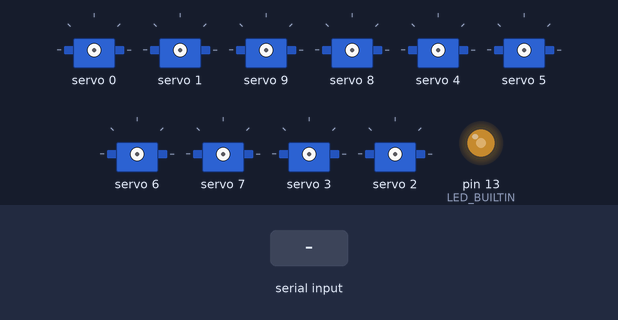
This sketch was run on a simulated Arduino Uno, built with avr-gcc and run on an emulated ATmega328P. Shown: 10 × servo, output pins drawn as LEDs (lit = HIGH). The test bench sets the inputs (shaded band).

Above: at 1.2 s.
1.3 s: "3\n" received over Serial
At 1.9 s:
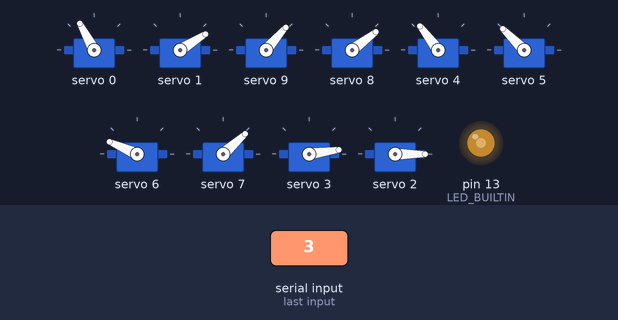
2.8 s: "L90\n" received over Serial
At 3.7 s:
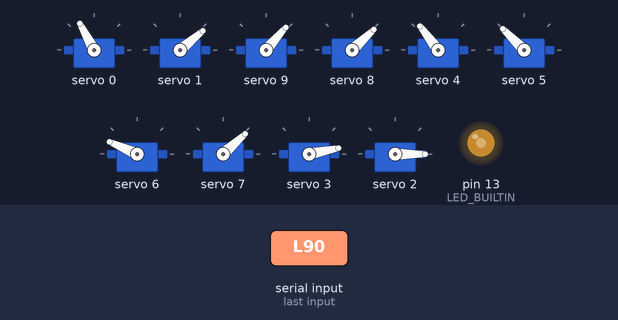
Timing chart, 0 to 5.8 s (numbered marks = the images above; inputs shaded):
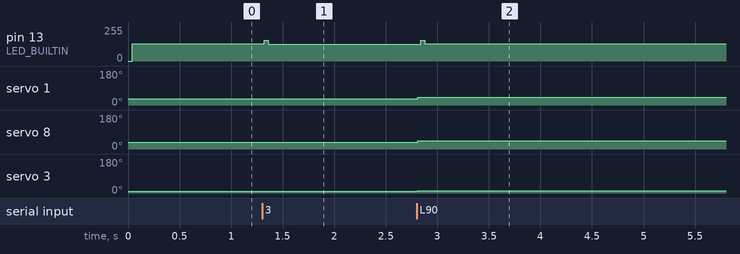

The sketch:

nano_code.ino
```cpp
#define baudRate              115200

#include <Wire.h>
#include <Adafruit_PWMServoDriver.h>
//servo information
#define MIN_PULSE_WIDTH       0.35
#define MAX_PULSE_WIDTH       2.15
#define FREQUENCY             50

#define maxin                 1000

String inputString = "";         // a String to hold incoming data
boolean stringComplete = false;  // whether the string is complete

const int minPulse = (double)MIN_PULSE_WIDTH/((double)1/(double)FREQUENCY*(double)1000)*(double)4095;
const int maxPulse = (double)MAX_PULSE_WIDTH/((double)1/(double)FREQUENCY*(double)1000)*(double)4095;
Adafruit_PWMServoDriver pwm = Adafruit_PWMServoDriver(0x40);

//servo pins
#define H_EYE_R 0
#define V_EYE_R 1
#define T_LID_R 2
#define B_LID_R 3
#define BROW_1_R 4
#define BROW_2_R 5

#define V_EYE_L 8
#define H_EYE_L 9
#define T_LID_L 10
#define B_LID_L 11
#define BROW_1_L 6
#define BROW_2_L 7

//limits for movments
//------------------------------------right
#define H_EYE_R_MIN 180//210 //right
#define H_EYE_R_MAX 360//385 //left

#define V_EYE_R_MIN 180//140 //up
#define V_EYE_R_MAX 370//230 //down

#define T_LID_R_CENT 163//at center
#define T_LID_R_MIN 210//down
#define T_LID_R_MAX 71//up

#define B_LID_R_CENT 120//at center
#define B_LID_R_MIN 71//up
#define B_LID_R_MAX 193//down

#define BROW_1_R_MIN 320//top
#define BROW_1_R_MAX 440//bottom

#define BROW_2_R_MIN 440//top
#define BROW_2_R_MAX 355//bottom

//-----------------------------------left

#define H_EYE_L_MIN 95//160 //right
#define H_EYE_L_MAX 215//340 //left

#define V_EYE_L_MIN 190 //up
#define V_EYE_L_MAX 340 //down

#define T_LID_L_CENT 380//at center
#define T_LID_L_MIN 310//down
#define T_LID_L_MAX 440//up

#define B_LID_L_CENT 405//at center
#define B_LID_L_MIN 440//up
#define B_LID_L_MAX 340//down

#define BROW_1_L_MIN 440//top
#define BROW_1_L_MAX 310//bottom

#define BROW_2_L_MIN 71//top
#define BROW_2_L_MAX 200//bottom

#define LID_OFFSET_TOP 50+55
#define LID_OFFSET_BOTTOM 50+40

  int LeftHatXVar = 0;
  int LeftHatYVar = 0;
  int RightHatXVar = 0;
  int RightHatYVar = 0;

  int LeftTrigVar = 0;
  int RightTrigVar = 0;

  bool L3Var = false;
  bool R3Var = false;

  bool L1Var = false;
  bool R1Var = false;

void setup() {
  // put your setup code here, to run once:

  pinMode(LED_BUILTIN, OUTPUT);

  Serial.begin(baudRate);

  while (!Serial);

  pwm.begin();
  pwm.setPWMFreq(FREQUENCY);

}

void loop() {
  // put your main code here, to run repeatedly:

  digitalWrite(LED_BUILTIN,!digitalRead(LED_BUILTIN));


    if (stringComplete) {
      //digitalWrite(LED_BUILTIN,!digitalRead(LED_BUILTIN));

      char command = inputString.charAt(0);
      int value = inputString.substring(1,inputString.length()).toInt();

      if((char)command == 'l'){//LeftHatXVar
        LeftHatXVar = value;
      }
      else if((char)command == 'L'){//LeftHatYVar
        LeftHatYVar = value;
      }
      else if((char)command == '3'){//L3Var
        L3Var = value;
      }
      else if((char)command == '£'){//R3Var
        R3Var = value;
      }
      else if((char)command == '1'){//L1Var
        L1Var = value;
      }
      else if((char)command == '!'){//R1Var
        R1Var = value;
      }
      else if((char)command == 't'){//LeftTrigVar
        LeftTrigVar = value;
      }
      else if((char)command == 'T'){//RightTrigVar
        RightTrigVar = value;
      }
      else if((char)command == 'r'){//RightHatXVar
        RightHatXVar = value;
      }
      else if((char)command == 'R'){//RightHatYVar
        RightHatYVar = value;
      }

      //clear the string:
      inputString = "";
      stringComplete = false;

      driveServos();
    }

}

void driveServos(){
  if(0){//testing mouth movment
    double pulseL = map(LeftHatXVar,0,maxin,minPulse,maxPulse);
    pulseL = constrain(pulseL,minPulse,maxPulse);

    double pulseR = map(RightHatXVar,0,maxin,minPulse,maxPulse);
    pulseR = constrain(pulseR,minPulse,maxPulse);

    pwm.setPWM(8, 0, pulseL);
    pwm.setPWM(9, 0, pulseR);
  }
  else if(0){//testing angle limits
    double pulseL = map(LeftHatXVar,0,maxin,minPulse,maxPulse);
    pulseL = constrain(pulseL,minPulse,maxPulse);

    Serial.println(pulseL);

    pwm.setPWM(15, 0, pulseL);
  }
  else{
    //control eye position
    int horazontal_R = map(LeftHatXVar,maxin,0,H_EYE_R_MIN,H_EYE_R_MAX);
    horazontal_R = constrain(horazontal_R,H_EYE_R_MIN,H_EYE_R_MAX);
    int vertical_R = map(LeftHatYVar,0,maxin,V_EYE_R_MIN,V_EYE_R_MAX);
    vertical_R = constrain(vertical_R,V_EYE_R_MIN,V_EYE_R_MAX);

    int horazontal_L = map(LeftHatXVar,maxin,0,H_EYE_L_MIN,H_EYE_L_MAX);
    horazontal_L = constrain(horazontal_L,H_EYE_L_MIN,H_EYE_L_MAX);
    int vertical_L = map(LeftHatYVar,0,maxin,V_EYE_L_MIN,V_EYE_L_MAX);
    vertical_L = constrain(vertical_L,V_EYE_L_MIN,V_EYE_L_MAX);

    pwm.setPWM(H_EYE_R, 0, horazontal_R);
    pwm.setPWM(V_EYE_R, 0, vertical_R);

    pwm.setPWM(H_EYE_L, 0, horazontal_L);
    pwm.setPWM(V_EYE_L, 0, vertical_L);

    //control eye lid
    //bink every 5.16s +/-1.83
    int bottom_R = 0;
    int top_R = 0;

    int bottom_L = 0;
    int top_L = 0;

    if(L3Var){
      bottom_R = B_LID_R_CENT;//bottom
      top_R = T_LID_R_CENT;//top

      bottom_L = B_LID_L_CENT;//bottom
      top_L = T_LID_L_CENT;//top
    }
    else{
      int bottomOffset = map(LeftTrigVar,0,maxin,LID_OFFSET_BOTTOM,0);
      bottomOffset = bottomOffset + map(RightTrigVar,0,maxin,0,LID_OFFSET_BOTTOM*0.7);
      bottomOffset = constrain(bottomOffset,0,LID_OFFSET_BOTTOM);

      int topOffset = map(LeftTrigVar,0,maxin,LID_OFFSET_TOP,0);
      topOffset = topOffset + map(RightTrigVar,0,maxin,0,LID_OFFSET_TOP*0.7);
      topOffset = constrain(topOffset,0,LID_OFFSET_TOP);

      bottom_R = map(vertical_R,((V_EYE_R_MAX-V_EYE_R_MIN)/2)+V_EYE_R_MIN,V_EYE_R_MAX,B_LID_R_MIN+bottomOffset,B_LID_R_MAX);
      bottom_R = constrain(bottom_R,B_LID_R_MIN,B_LID_R_MAX);
      top_R = map(vertical_R,((V_EYE_R_MAX-V_EYE_R_MIN)/2)+V_EYE_R_MIN,V_EYE_R_MIN,T_LID_R_MIN-topOffset,T_LID_R_MAX);
      top_R = constrain(top_R,T_LID_R_MAX,T_LID_R_MIN);


      //bottomOffset = constrain(bottomOffset,0,LID_OFFSET_BOTTOM);
      bottom_L = map(vertical_L,((V_EYE_L_MAX-V_EYE_L_MIN)/2)+V_EYE_L_MIN,V_EYE_L_MAX,B_LID_L_MIN+bottomOffset,B_LID_L_MAX);
      bottom_L = constrain(bottom_L,B_LID_L_MIN,B_LID_L_MAX);
      top_L = map(vertical_L,((V_EYE_L_MAX-V_EYE_L_MIN)/2)+V_EYE_L_MIN,V_EYE_L_MIN,T_LID_L_MIN-topOffset,T_LID_L_MAX);
      top_L = constrain(top_L,T_LID_L_MAX,T_LID_L_MIN);


      int brow1_R = map(bottomOffset,LID_OFFSET_BOTTOM*0.3,LID_OFFSET_BOTTOM*1.7,BROW_1_R_MAX, BROW_1_R_MIN);
      brow1_R = constrain(brow1_R,BROW_1_R_MIN,BROW_1_R_MAX);
      int brow2_R = map(bottomOffset,LID_OFFSET_BOTTOM*0.3,LID_OFFSET_BOTTOM*1.7,BROW_2_R_MAX, BROW_2_R_MIN);
      brow2_R = constrain(brow2_R,BROW_2_R_MAX,BROW_2_R_MIN);

      int brow1_L = map(bottomOffset,LID_OFFSET_BOTTOM*0.3,LID_OFFSET_BOTTOM*1.7,BROW_1_L_MAX, BROW_1_L_MIN);
      brow1_L = constrain(brow1_L,BROW_1_L_MIN,BROW_1_L_MAX);
      int brow2_L = map(bottomOffset,LID_OFFSET_BOTTOM*0.3,LID_OFFSET_BOTTOM*1.7,BROW_2_L_MAX, BROW_2_L_MIN);
      brow2_L = constrain(brow2_L,BROW_2_L_MAX,BROW_2_L_MIN);

      pwm.setPWM(BROW_1_R, 0, brow1_R);
      pwm.setPWM(BROW_2_R, 0, brow2_R);

      pwm.setPWM(BROW_1_L, 0, brow1_L);
      pwm.setPWM(BROW_2_L, 0, brow2_L);
    }
    pwm.setPWM(B_LID_R, 0, bottom_R);//bottom
    pwm.setPWM(T_LID_R, 0, top_R);//top
  }
}

void serialEvent() {
  //digitalWrite(LED_BUILTIN,!digitalRead(LED_BUILTIN));
  while (Serial.available()) {
    // get the new byte:
    char inChar = (char)Serial.read();
    // add it to the inputString:
    inputString += inChar;
    // if the incoming character is a newline, set a flag so the main loop can
    // do something about it:
    if (inChar == '\n') {
      stringComplete = true;
    }
  }
}
```

Measured:
- after the input at 1.3 s, pin 13 (LED_BUILTIN): 128/255 → 127/255 at once
- after the input at 2.8 s, pin 13 (LED_BUILTIN): 127/255 → 128/255 at once; servo 1: 32° → 40° at once; servo 8: 37° → 43° at once; servo 3: 8° → 11° at once
